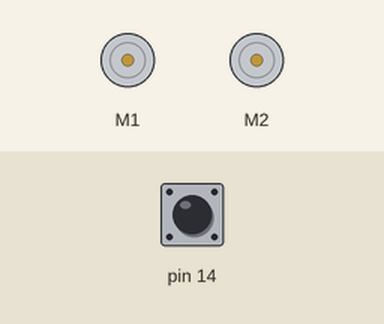
A sketch run on a simulated Arduino Leonardo, built with avr-gcc and run on an emulated ATmega32U4. Parts: 2 × DC motor (green arrow = forward, orange = backward, longer = faster). Inputs (shaded band) come from the test bench; at power-on: pin 14 HIGH.

Above: at 0.8 s.
0.9 s: pin 14 pulled LOW for 0.15 s
At 2.4 s:
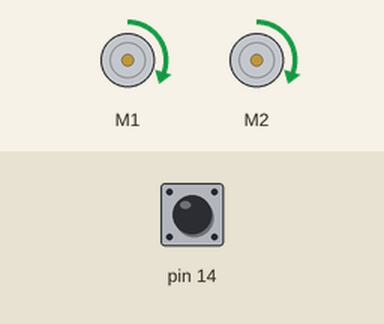
At 4.8 s:
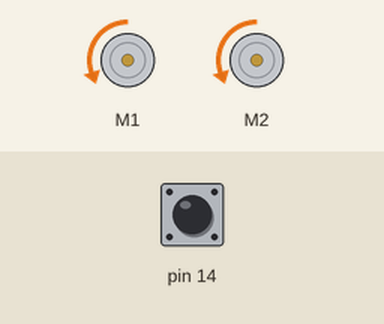
Timing chart, 0 to 13.0 s (numbered marks = the images above; inputs shaded):
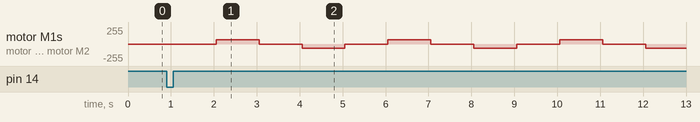

The sketch:

sketch_mar21a.ino
```cpp
#include <Wire.h>
#include <Zumo32U4.h>
Zumo32U4Motors motors;
Zumo32U4ButtonA buttonA;
void setup()
{
// Uncomment if necessary to correct motor directions:
//motors.flipLeftMotor(true);
//motors.flipRightMotor(true);
// Wait for the user to press button A.
buttonA.waitForButton();
// Delay so that the robot does not move away while the user is
// still touching it.
delay(1000);
}
void loop()
{
// Run robot forward for 1 second.
motors.setLeftSpeed(100);
motors.setRightSpeed(100);
delay(1000);
// Wait robot for 1 second.
motors.setLeftSpeed(0);
motors.setRightSpeed(0);
delay(1000);
// Run robot forward for 1 second.
motors.setLeftSpeed(-100);
motors.setRightSpeed(-100);
delay(1000);

// Wait robot for 1 second.
motors.setLeftSpeed(0);
motors.setRightSpeed(0);
delay(1000);
}
```

Measured:
- after the input at 0.9 s, motor M1, motor M2: stopped → forward 63/255 after 1.2 s, then repeats every 4.0 s: stopped 1.0 s, backward 63/255 1.0 s, stopped 1.0 s, forward 63/255 1.0 s
